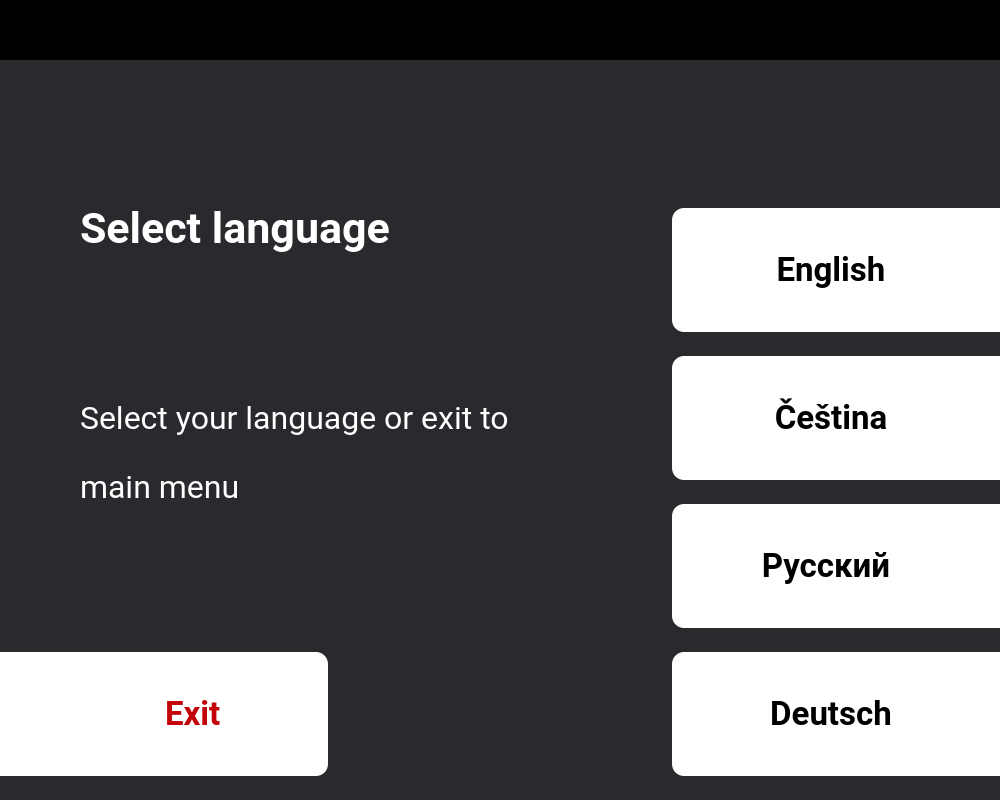
<?xml version="1.0" encoding="UTF-8"?>
<ui version="4.0">
 <class>MainWindow</class>
 <widget class="QMainWindow" name="MainWindow">
  <property name="geometry">
   <rect>
    <x>0</x>
    <y>0</y>
    <width>1000</width>
    <height>800</height>
   </rect>
  </property>
  <property name="palette">
   <palette>
    <active>
     <colorrole role="Button">
      <brush brushstyle="SolidPattern">
       <color alpha="255">
        <red>40</red>
        <green>42</green>
        <blue>45</blue>
       </color>
      </brush>
     </colorrole>
     <colorrole role="Base">
      <brush brushstyle="SolidPattern">
       <color alpha="255">
        <red>40</red>
        <green>42</green>
        <blue>45</blue>
       </color>
      </brush>
     </colorrole>
     <colorrole role="Window">
      <brush brushstyle="SolidPattern">
       <color alpha="255">
        <red>40</red>
        <green>42</green>
        <blue>45</blue>
       </color>
      </brush>
     </colorrole>
    </active>
    <inactive>
     <colorrole role="Button">
      <brush brushstyle="SolidPattern">
       <color alpha="255">
        <red>40</red>
        <green>42</green>
        <blue>45</blue>
       </color>
      </brush>
     </colorrole>
     <colorrole role="Base">
      <brush brushstyle="SolidPattern">
       <color alpha="255">
        <red>40</red>
        <green>42</green>
        <blue>45</blue>
       </color>
      </brush>
     </colorrole>
     <colorrole role="Window">
      <brush brushstyle="SolidPattern">
       <color alpha="255">
        <red>40</red>
        <green>42</green>
        <blue>45</blue>
       </color>
      </brush>
     </colorrole>
    </inactive>
    <disabled>
     <colorrole role="Button">
      <brush brushstyle="SolidPattern">
       <color alpha="255">
        <red>40</red>
        <green>42</green>
        <blue>45</blue>
       </color>
      </brush>
     </colorrole>
     <colorrole role="Base">
      <brush brushstyle="SolidPattern">
       <color alpha="255">
        <red>40</red>
        <green>42</green>
        <blue>45</blue>
       </color>
      </brush>
     </colorrole>
     <colorrole role="Window">
      <brush brushstyle="SolidPattern">
       <color alpha="255">
        <red>40</red>
        <green>42</green>
        <blue>45</blue>
       </color>
      </brush>
     </colorrole>
    </disabled>
   </palette>
  </property>
  <property name="windowTitle">
   <string>MainWindow</string>
  </property>
  <property name="styleSheet">
   <string notr="true">background-color: rgb(40, 42, 45);</string>
  </property>
  <widget class="QWidget" name="centralwidget">
   <widget class="QFrame" name="frame">
    <property name="geometry">
     <rect>
      <x>0</x>
      <y>0</y>
      <width>1000</width>
      <height>60</height>
     </rect>
    </property>
    <property name="styleSheet">
     <string notr="true">background-color:rgb(0, 0, 0);
border:none;</string>
    </property>
    <property name="frameShape">
     <enum>QFrame::StyledPanel</enum>
    </property>
    <property name="frameShadow">
     <enum>QFrame::Raised</enum>
    </property>
    <widget class="QLabel" name="label">
     <property name="geometry">
      <rect>
       <x>428</x>
       <y>13</y>
       <width>124</width>
       <height>34</height>
      </rect>
     </property>
     <property name="sizePolicy">
      <sizepolicy hsizetype="Fixed" vsizetype="Fixed">
       <horstretch>0</horstretch>
       <verstretch>0</verstretch>
      </sizepolicy>
     </property>
     <property name="styleSheet">
      <string notr="true"/>
     </property>
     <property name="text">
      <string>&lt;html&gt;&lt;head/&gt;&lt;body&gt;&lt;p&gt;&lt;img src=&quot;:/res/Frame.png&quot;/&gt;&lt;/p&gt;&lt;/body&gt;&lt;/html&gt;</string>
     </property>
    </widget>
   </widget>
   <widget class="QPushButton" name="pushButton">
    <property name="geometry">
     <rect>
      <x>0</x>
      <y>652</y>
      <width>328</width>
      <height>124</height>
     </rect>
    </property>
    <property name="font">
     <font>
      <family>Roboto</family>
      <pointsize>25</pointsize>
      <weight>75</weight>
      <bold>true</bold>
     </font>
    </property>
    <property name="layoutDirection">
     <enum>Qt::LeftToRight</enum>
    </property>
    <property name="autoFillBackground">
     <bool>false</bool>
    </property>
    <property name="styleSheet">
     <string notr="true">background-color: rgb(255, 255, 255);
color:rgb(196, 2, 9);
border-top-left-radius: 0px;
    border-top-right-radius: 12px;
    border-bottom-right-radius: 12px;
    border-bottom-left-radius: 0px;
</string>
    </property>
    <property name="text">
     <string>       Exit</string>
    </property>
    <property name="icon">
     <iconset resource="resource.qrc">
      <normaloff>:/res/Danger.png</normaloff>:/res/Danger.png</iconset>
    </property>
    <property name="iconSize">
     <size>
      <width>48</width>
      <height>48</height>
     </size>
    </property>
    <property name="shortcut">
     <string/>
    </property>
    <property name="autoExclusive">
     <bool>false</bool>
    </property>
   </widget>
   <widget class="QPushButton" name="pushButton_2">
    <property name="geometry">
     <rect>
      <x>672</x>
      <y>208</y>
      <width>328</width>
      <height>124</height>
     </rect>
    </property>
    <property name="font">
     <font>
      <family>Roboto</family>
      <pointsize>25</pointsize>
      <weight>75</weight>
      <bold>true</bold>
     </font>
    </property>
    <property name="layoutDirection">
     <enum>Qt::RightToLeft</enum>
    </property>
    <property name="styleSheet">
     <string notr="true">background-color: rgb(255, 255, 255);
color:rgb(0, 0, 0);
border-top-left-radius: 12px;
    border-top-right-radius: 0px;
    border-bottom-right-radius: 0px;
    border-bottom-left-radius: 12px;
padding-left:85px;
padding-right:75px;</string>
    </property>
    <property name="text">
     <string>English</string>
    </property>
    <property name="icon">
     <iconset resource="resource.qrc">
      <normaloff>:/res/Flag EN.png</normaloff>:/res/Flag EN.png</iconset>
    </property>
    <property name="iconSize">
     <size>
      <width>48</width>
      <height>48</height>
     </size>
    </property>
   </widget>
   <widget class="QPushButton" name="pushButton_3">
    <property name="geometry">
     <rect>
      <x>672</x>
      <y>356</y>
      <width>328</width>
      <height>124</height>
     </rect>
    </property>
    <property name="font">
     <font>
      <family>Roboto</family>
      <pointsize>25</pointsize>
      <weight>75</weight>
      <bold>true</bold>
     </font>
    </property>
    <property name="layoutDirection">
     <enum>Qt::RightToLeft</enum>
    </property>
    <property name="styleSheet">
     <string notr="true">background-color: rgb(255, 255, 255);
color:rgb(0, 0, 0);
border-top-left-radius: 12px;
    border-top-right-radius: 0px;
    border-bottom-right-radius: 0px;
    border-bottom-left-radius: 12px;
padding-left:85px;
padding-right:75px;</string>
    </property>
    <property name="text">
     <string>Čeština</string>
    </property>
    <property name="icon">
     <iconset resource="resource.qrc">
      <normaloff>:/res/Flag CZ.png</normaloff>:/res/Flag CZ.png</iconset>
    </property>
    <property name="iconSize">
     <size>
      <width>48</width>
      <height>48</height>
     </size>
    </property>
   </widget>
   <widget class="QPushButton" name="pushButton_4">
    <property name="geometry">
     <rect>
      <x>672</x>
      <y>504</y>
      <width>328</width>
      <height>124</height>
     </rect>
    </property>
    <property name="font">
     <font>
      <family>Roboto</family>
      <pointsize>25</pointsize>
      <weight>75</weight>
      <bold>true</bold>
     </font>
    </property>
    <property name="layoutDirection">
     <enum>Qt::RightToLeft</enum>
    </property>
    <property name="styleSheet">
     <string notr="true">background-color: rgb(255, 255, 255);
color:rgb(0, 0, 0);
border-top-left-radius: 12px;
    border-top-right-radius: 0px;
    border-bottom-right-radius: 0px;
    border-bottom-left-radius: 12px;
padding-left:85px;
padding-right:65px;</string>
    </property>
    <property name="text">
     <string>Русский</string>
    </property>
    <property name="icon">
     <iconset resource="resource.qrc">
      <normaloff>:/res/Flag RUS.png</normaloff>:/res/Flag RUS.png</iconset>
    </property>
    <property name="iconSize">
     <size>
      <width>48</width>
      <height>48</height>
     </size>
    </property>
   </widget>
   <widget class="QPushButton" name="pushButton_5">
    <property name="geometry">
     <rect>
      <x>672</x>
      <y>652</y>
      <width>328</width>
      <height>124</height>
     </rect>
    </property>
    <property name="font">
     <font>
      <family>Roboto</family>
      <pointsize>25</pointsize>
      <weight>75</weight>
      <bold>true</bold>
     </font>
    </property>
    <property name="layoutDirection">
     <enum>Qt::RightToLeft</enum>
    </property>
    <property name="styleSheet">
     <string notr="true">background-color: rgb(255, 255, 255);
color:rgb(0, 0, 0);
border-top-left-radius: 12px;
    border-top-right-radius: 0px;
    border-bottom-right-radius: 0px;
    border-bottom-left-radius: 12px;
padding-left:85px;
padding-right:75px;</string>
    </property>
    <property name="text">
     <string>Deutsch</string>
    </property>
    <property name="icon">
     <iconset resource="resource.qrc">
      <normaloff>:/res/Flag DE.png</normaloff>:/res/Flag DE.png</iconset>
    </property>
    <property name="iconSize">
     <size>
      <width>48</width>
      <height>48</height>
     </size>
    </property>
   </widget>
   <widget class="QLabel" name="label_2">
    <property name="geometry">
     <rect>
      <x>80</x>
      <y>208</y>
      <width>524</width>
      <height>56</height>
     </rect>
    </property>
    <property name="font">
     <font>
      <family>Roboto</family>
      <pointsize>48</pointsize>
      <weight>75</weight>
      <bold>true</bold>
     </font>
    </property>
    <property name="text">
     <string>&lt;html&gt;&lt;head/&gt;&lt;body&gt;&lt;p&gt;&lt;span style=&quot; color:#ffffff; vertical-align:super;&quot;&gt;Select language&lt;/span&gt;&lt;/p&gt;&lt;/body&gt;&lt;/html&gt;</string>
    </property>
   </widget>
   <widget class="QLabel" name="label_3">
    <property name="geometry">
     <rect>
      <x>80</x>
      <y>304</y>
      <width>524</width>
      <height>324</height>
     </rect>
    </property>
    <property name="font">
     <font>
      <family>Roboto</family>
      <pointsize>36</pointsize>
     </font>
    </property>
    <property name="text">
     <string>&lt;html&gt;&lt;head/&gt;&lt;body&gt;&lt;p&gt;&lt;span style=&quot; color:#ffffff; vertical-align:super;&quot;&gt;Select your language or exit to &lt;/span&gt;&lt;/p&gt;&lt;p&gt;&lt;span style=&quot; color:#ffffff; vertical-align:super;&quot;&gt;main menu&lt;/span&gt;&lt;/p&gt;&lt;/body&gt;&lt;/html&gt;</string>
    </property>
   </widget>
  </widget>
 </widget>
 <resources>
  <include location="resource.qrc"/>
 </resources>
 <connections/>
</ui>
